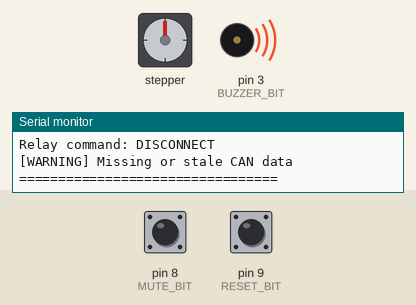
The program below on a simulated Arduino Uno, built with avr-gcc and run on an emulated ATmega328P. Shown: stepper motor, buzzer (waves = sounding, pin HIGH), the last lines printed to the serial monitor. Wiring (inferred from the names in the program): stepper motor (2048 steps per turn assumed): coils pin 4, pin 5, pin 6, pin 7. Inputs (shaded band) come from the test bench; at power-on: pin 8 (MUTE_BIT) HIGH, pin 9 (RESET_BIT) HIGH. Pins used as bus, display or sensor lines are not drawn.

Above: at 1.3 s.
1.4 s: pin 8 (MUTE_BIT) pulled LOW for 0.15 s
At 1.8 s:
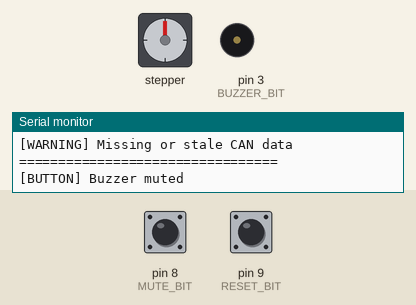
3.6 s: pin 9 (RESET_BIT) pulled LOW for 0.15 s
Timing chart, 0 to 6.6 s (numbered marks = the images above; inputs shaded):
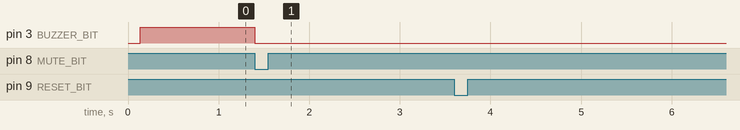

The program:

main.cpp
```cpp
#include <Arduino.h>
#include <SPI.h>
#include <mcp_can.h>
#include <avr/io.h>
#include <stdint.h>

// ==================== CAN ====================
#define CAN_CS 10
MCP_CAN CAN0(CAN_CS);

#define CAN_ID_TEMP   0x100
#define CAN_ID_POWER  0x200

#define CAN_BITRATE   CAN_500KBPS
#define CAN_CLOCK     MCP_8MHZ

// ==================== GPIO: ATmega328P/PB ====================
// D3 = PD3: Buzzer
// D4 = PD4: RGB Red
// D5 = PD5: RGB Green
// D6 = PD6: RGB Blue
// D7 = PD7: Relay IN (assumed active-low)
// D8 = PB0: Mute button, active-low
// D9 = PB1: Reset button, active-low

#define BUZZER_BIT  PD3
#define RED_BIT     PD4
#define GREEN_BIT   PD5
#define BLUE_BIT    PD6
#define RELAY_BIT   PD7

#define MUTE_BIT    PB0
#define RESET_BIT   PB1

// ==================== THRESHOLDS ====================
const int16_t TEMP_WARNING_X10 = 500;  // 50.0 C
const int16_t TEMP_CRITICAL_X10 = 600; // 60.0 C

const int16_t CURRENT_LIMIT_MA = 800;
const uint16_t VOLTAGE_MIN_MV = 7000;
const uint16_t VOLTAGE_MAX_MV = 15000;

const unsigned long DATA_TIMEOUT_MS = 2000;
const unsigned long PRINT_INTERVAL_MS = 1000;

// ==================== RECEIVED DATA ====================
int16_t temp1_x10 = 0;
int16_t temp2_x10 = 0;

uint16_t voltage_mV = 0;
int16_t current_mA = 0;
uint16_t power_mW = 0;

unsigned long lastTempRx = 0;
unsigned long lastPowerRx = 0;
unsigned long lastPrint = 0;

bool tempDataReceived = false;
bool powerDataReceived = false;

bool faultLatched = true;
bool buzzerMuted = false;

bool previousMutePressed = false;
bool previousResetPressed = false;

// ==================== GPIO HELPERS ====================
void gpio_init() {
    // D3-D7 outputs
    DDRD |= (1 << BUZZER_BIT) |
            (1 << RED_BIT) |
            (1 << GREEN_BIT) |
            (1 << BLUE_BIT) |
            (1 << RELAY_BIT);

    // D8, D9 inputs with internal pull-ups
    DDRB &= ~((1 << MUTE_BIT) | (1 << RESET_BIT));
    PORTB |= (1 << MUTE_BIT) | (1 << RESET_BIT);

    // Safe initial output state
    PORTD &= ~((1 << BUZZER_BIT) |
               (1 << RED_BIT) |
               (1 << GREEN_BIT) |
               (1 << BLUE_BIT));

    // Active-low relay: HIGH releases the relay coil
    PORTD |= (1 << RELAY_BIT);
}

void set_rgb(bool red, bool green, bool blue) {
    if (red)   PORTD |=  (1 << RED_BIT);
    else       PORTD &= ~(1 << RED_BIT);

    if (green) PORTD |=  (1 << GREEN_BIT);
    else       PORTD &= ~(1 << GREEN_BIT);

    if (blue)  PORTD |=  (1 << BLUE_BIT);
    else       PORTD &= ~(1 << BLUE_BIT);
}

void set_buzzer(bool enabled) {
    if (enabled) PORTD |=  (1 << BUZZER_BIT);
    else         PORTD &= ~(1 << BUZZER_BIT);
}

void set_relay(bool connected) {
    // Assumes an active-low relay module:
    // LOW = relay energized; HIGH = relay released.
    if (connected) PORTD &= ~(1 << RELAY_BIT);
    else           PORTD |=  (1 << RELAY_BIT);
}

// ==================== CAN DATA HELPERS ====================
int16_t read_i16_be(const byte *data) {
    uint16_t value = ((uint16_t)data[0] << 8) | data[1];
    return (int16_t)value;
}

uint16_t read_u16_be(const byte *data) {
    return ((uint16_t)data[0] << 8) | data[1];
}

void receive_can_data() {
    if (CAN0.checkReceive() != CAN_MSGAVAIL) {
        return;
    }

    unsigned long rxId = 0;
    byte len = 0;
    byte data[8] = {0};

    if (CAN0.readMsgBuf(&rxId, &len, data) != CAN_OK) {
        return;
    }

    if (rxId == CAN_ID_TEMP && len >= 4) {
        temp1_x10 = read_i16_be(&data[0]);
        temp2_x10 = read_i16_be(&data[2]);

        lastTempRx = millis();
        tempDataReceived = true;
    }
    else if (rxId == CAN_ID_POWER && len >= 6) {
        voltage_mV = read_u16_be(&data[0]);
        current_mA = read_i16_be(&data[2]);
        power_mW = read_u16_be(&data[4]);

        lastPowerRx = millis();
        powerDataReceived = true;
    }
}

// ==================== SAFETY LOGIC ====================
bool data_is_fresh() {
    unsigned long now = millis();

    return tempDataReceived &&
           powerDataReceived &&
           (now - lastTempRx <= DATA_TIMEOUT_MS) &&
           (now - lastPowerRx <= DATA_TIMEOUT_MS);
}

bool warning_condition() {
    return tempDataReceived &&
           (temp1_x10 >= TEMP_WARNING_X10 ||
            temp2_x10 >= TEMP_WARNING_X10);
}

bool critical_condition() {
    if (!data_is_fresh()) {
        return true;
    }

    if (temp1_x10 >= TEMP_CRITICAL_X10 ||
        temp2_x10 >= TEMP_CRITICAL_X10) {
        return true;
    }

    if (current_mA > CURRENT_LIMIT_MA ||
        current_mA < -CURRENT_LIMIT_MA) {
        return true;
    }

    if (voltage_mV < VOLTAGE_MIN_MV ||
        voltage_mV > VOLTAGE_MAX_MV) {
        return true;
    }

    return false;
}

bool all_conditions_safe() {
    if (!data_is_fresh()) {
        return false;
    }

    if (temp1_x10 >= TEMP_WARNING_X10 ||
        temp2_x10 >= TEMP_WARNING_X10) {
        return false;
    }

    if (current_mA > CURRENT_LIMIT_MA ||
        current_mA < -CURRENT_LIMIT_MA) {
        return false;
    }

    if (voltage_mV < VOLTAGE_MIN_MV ||
        voltage_mV > VOLTAGE_MAX_MV) {
        return false;
    }

    return true;
}

void handle_buttons() {
    bool mutePressed = !(PINB & (1 << MUTE_BIT));
    bool resetPressed = !(PINB & (1 << RESET_BIT));

    // Mute buzzer on a new button press
    if (mutePressed && !previousMutePressed) {
        buzzerMuted = true;
        Serial.println(F("[BUTTON] Buzzer muted"));
    }

    // Reset only if every monitored condition is safe
    if (resetPressed && !previousResetPressed) {
        if (all_conditions_safe()) {
            faultLatched = false;
            buzzerMuted = false;
            Serial.println(F("[BUTTON] Fault reset: conditions safe"));
        } else {
            Serial.println(F("[BUTTON] Reset rejected: conditions unsafe"));
        }
    }

    previousMutePressed = mutePressed;
    previousResetPressed = resetPressed;
}

void update_safety_state() {
    if (critical_condition()) {
        if (!faultLatched) {
            Serial.println(F("[FAULT] Critical condition detected"));
        }

        faultLatched = true;
    }
}

void update_outputs() {
    bool warning = warning_condition();
    bool critical = faultLatched;

    // Red = latched fault; yellow = warning; green = normal
    if (critical) {
        set_rgb(true, false, false);
    }
    else if (warning) {
        set_rgb(true, true, false);
    }
    else {
        set_rgb(false, true, false);
    }

    set_buzzer((critical || warning) && !buzzerMuted);

    // Disconnect the load whenever a fault is latched
    set_relay(!faultLatched);
}

// ==================== SERIAL MONITOR ====================
void print_temperature(const __FlashStringHelper *label,
                       int16_t value_x10) {
    Serial.print(label);
    Serial.print(value_x10 / 10);
    Serial.print('.');
    int16_t fraction = value_x10 % 10;
    if (fraction < 0) fraction = -fraction;
    Serial.print(fraction);
    Serial.println(F(" C"));
}

void print_status() {
    Serial.println();
    Serial.println(F("========== BATTERY ECU =========="));

    Serial.print(F("CAN temperature node: "));
    Serial.println(tempDataReceived ? F("DATA RECEIVED") : F("NO DATA"));

    if (tempDataReceived) {
        print_temperature(F("Temperature 1: "), temp1_x10);
        print_temperature(F("Temperature 2: "), temp2_x10);
    }

    Serial.print(F("CAN power node: "));
    Serial.println(powerDataReceived ? F("DATA RECEIVED") : F("NO DATA"));

    if (powerDataReceived) {
        Serial.print(F("Voltage: "));
        Serial.print(voltage_mV / 1000.0, 2);
        Serial.println(F(" V"));

        Serial.print(F("Current: "));
        Serial.print(current_mA / 1000.0, 3);
        Serial.println(F(" A"));

        Serial.print(F("Power: "));
        Serial.print(power_mW / 1000.0, 2);
        Serial.println(F(" W"));
    }

    Serial.print(F("Warning: "));
    Serial.println(warning_condition() ? F("YES") : F("NO"));

    Serial.print(F("Fault latched: "));
    Serial.println(faultLatched ? F("YES") : F("NO"));

    Serial.print(F("Buzzer: "));
    Serial.println(((faultLatched || warning_condition()) &&
                    !buzzerMuted) ? F("ON") : F("OFF"));

    Serial.print(F("Relay command: "));
    Serial.println(faultLatched ? F("DISCONNECT") : F("CONNECT"));

    if (!data_is_fresh()) {
        Serial.println(F("[WARNING] Missing or stale CAN data"));
    }

    Serial.println(F("================================="));
}

// ==================== SETUP ====================
void setup() {
    gpio_init();

    Serial.begin(9600);
    SPI.begin();

    // Keep SPI master mode enabled and CS inactive before init
    pinMode(CAN_CS, OUTPUT);
    digitalWrite(CAN_CS, HIGH);

    Serial.println();
    Serial.println(F("Battery Safety ECU starting..."));
    Serial.println(F("MCP2515 clock: 8 MHz"));
    Serial.println(F("CAN bitrate: 500 kbps"));

    while (CAN0.begin(MCP_ANY, CAN_BITRATE, CAN_CLOCK) != CAN_OK) {
        Serial.println(F("[ERROR] MCP2515 init failed. Check SPI, power and clock."));
        delay(1000);
    }

    CAN0.setMode(MCP_NORMAL);

    Serial.println(F("[OK] MCP2515 initialized"));
    Serial.println(F("[OK] CAN normal mode"));
    Serial.println(F("Waiting for CAN IDs 0x100 and 0x200..."));
    Serial.println(F("Serial Monitor: 9600 baud"));
}

// ==================== MAIN LOOP ====================
void loop() {
    receive_can_data();
    handle_buttons();
    update_safety_state();
    update_outputs();

    unsigned long now = millis();

    if (now - lastPrint >= PRINT_INTERVAL_MS) {
        lastPrint = now;
        print_status();
    }
}
```

Measured:
- after the input at 1.4 s, pin 3 (BUZZER_BIT): HIGH → LOW at once
